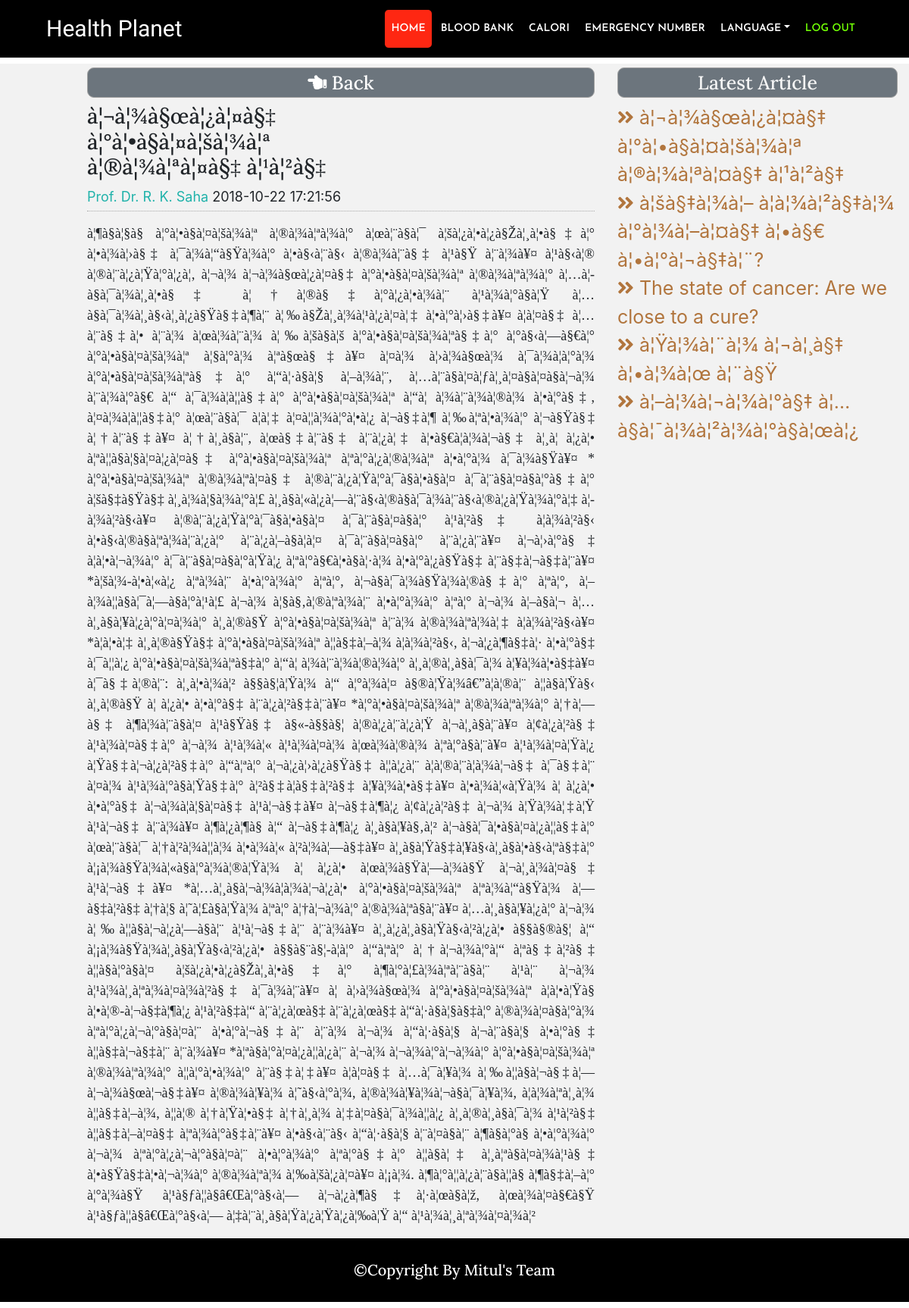
Page /Doctorpost.php?doctorpostid=14 (signed in) on the committed database.
### tables this page shows
CREATE TABLE `tbl_doctorpost` (
  `doctorpostid` int(11) NOT NULL,
  `title` varchar(100) NOT NULL,
  `body` text NOT NULL,
  `time` timestamp NOT NULL DEFAULT CURRENT_TIMESTAMP,
  `firstname` varchar(50) NOT NULL,
  `lastname` varchar(50) NOT NULL
);

### lib/Session.php (called while the page is built, shortened)
<?php
class Session{
    public static function get($key)
    {
        if (isset($_SESSION[$key])) {
            return $_SESSION[$key];
        } else {
            return false;
        }
    }
}

### lib/Database.php (called while the page is built, shortened)
<?php
class Database
{
    public $host= DB_HOST;
    public $user= DB_USER;
    public $pass= DB_PASS;
    public $dbname= DB_NAME;
    public $link;
    public function connectdb(){
        $this->link =    new mysqli($this->host,$this->user,$this->pass,$this->dbname);
    }
    public function select($query){
        $result = $this->link->query($query) or die ($this->link->error.__LINE__);
        if($result->num_rows > 0){
            return $result;
        }
        else{
            return False;
        }
    }
}

### Doctorpost.php (the view, shortened to what this page needs)
<?php include "include/header.php"?>
<?php
$p_id=mysqli_real_escape_string($db->link,$_GET['doctorpostid']);
if (!isset($p_id) || $p_id == NULL) {
    header("Location:404.php");
} else {
    $id = $p_id;
}
?>
<section id="maincontent">
    <div class="container-fluid">
        <div class="row">
            <div class="middlecontent col-md-7 offset-md-1">
                <h3 class="text-center"><a href="index.php"><i class="fas fa-hand-point-left"></i>&nbsp;Back</a></h3>
                <div class="subcontent">
                    <?php
                    $query = "SELECT * FROM tbl_doctorpost WHERE doctorpostid='$id'";
                    $getpost = $db->select($query);
                    if($getpost){
                        while ($result = $getpost->fetch_assoc()){
                            ?>
                            <div>
                                <div class="row">
                                    <div class="col-md-6">
                                        <h3><?php echo $result['title']?></h3>
                                    </div>
                                </div>
                                <a href="#"><?php echo $result['firstname']?>&nbsp;<?php echo $result['lastname']?></a>&nbsp;<span><?php echo $result['time']?></span>
                                <p></p>
                                <p><?php echo $result['body']?></p>
                            </div>
                            <?php
                        }
                    }
                    ?>
                </div>
            </div>
            <div class="rightsidebar col-md-4">
                <h3 class="text-center">Latest Article</h3>
                <div>
                    <ul class="list-unstyled">
                        <?php
                        $query = "SELECT * FROM tbl_doctorpost ORDER BY doctorpostid DESC LIMIT 5";
                        $gettitle = $db->select($query);
                        if($gettitle){
                            while ($result = $gettitle->fetch_assoc()){
                                ?>
                                <li><a href="Doctorpost_by_category.php?categoryid=<?php echo $result['doctorpostid']?>"><i class="fas fa-angle-double-right"></i>&nbsp;<?php echo $result['title']?></a></li>
                                <?php
                            }
                        }
                        ?>
                    </ul>
                </div>
            </div>
        </div>
    </div>
</section>
<?php include "include/footer.php"?>

### include/header.php (shortened to what this page needs)
<?php
$filepath = realpath(dirname(__FILE__));
include ($filepath.'/../lib/Session.php');
include_once "lib/Database.php";
$db = new Database();
?>
<!doctype html>
<html lang="en">
<head>
    <link rel="stylesheet" href="css/fontawesome-all.min.css">
    <link rel="stylesheet" href="css/style.css">
</head>
<body>
<header id="header" class="fixed-top">
    <div class="container">
        <nav class="navbar navbar-expand-lg">
            <a class="navbar-brand" href="index.php">Health Planet</a>
            <div class="collapse navbar-collapse" id="myNavbar">
                <ul class="navbar-nav ml-auto">
                    <?php
                    $login = Session::get("login");
                    if($login==true){
                        ?>
                        <li class="nav-item">
                            <a class="nav-link active" href="index.php">Home <span class="sr-only">(current)</span></a>
                        </li>
                    <?php
                    }else{ ?>
                        <li class="nav-item">
                            <a class="nav-link active" href="doctor_index.php">Home <span class="sr-only">(current)</span></a>
                        </li>
                    <?php
                    }
                    ?>
                    <li class="nav-item">
                        <a class="nav-link" href="bloodbank.php">Blood Bank</a>
                    </li>
                    <li class="nav-item">
                        <a class="nav-link" href="calori.php">Calori</a>
                    </li>
                    <li class="nav-item">
                        <a class="nav-link" href="emergency.php">Emergency Number</a>
                    </li>
                    <li class="nav-item dropdown">
                        <a class="nav-link dropdown-toggle" id="dropdownMenuButton" data-toggle="dropdown" href="" >Language</a>
                    </li>
                    <li class="nav-item">
                        <a style="color:#71ff05" class="nav-link" href="?action=logout">Log Out</a>
                    </li>
                </ul>
            </div>
        </nav>
    </div>
</header>

### include/footer.php (shortened to what this page needs)
<footer>
    <div class="container">
        <h5>&copy;Copyright By Mitul's Team</h5>
    </div>
</footer>
</body>
</html>

### css/style.css (style rules this page uses)
body { margin: 0; padding-top: 84px; font-size:18px; position: relative; }
a { color: white; text-decoration: none; }
p { font-family: 'Cinzel', serif; }
h1,h2,h3,h4,h5 { font-family: 'Lora', serif; }
header { background-color: black; }
.navbar { min-height: 50px; line-height: 50px; background: transparent; z-index: 1030; transition: 1s; font-family: 'Josefin Sans', sans-serif; }
.navbar > a { font-size: 30px; font-family: 'Shrikhand', cursive; }
.navbar-nav .active { color: #ed89dd !important; }
.navbar .navbar-brand { width: 40px; }
.navbar .nav-item { padding: 2px; text-transform: uppercase; }
.navbar .nav-item a { color: white; font-weight: 600; font-size: 14px; }
.navbar-nav .active { background-color: #FE2712; border-radius: 5px; color: #fff !important; }
.navbar .nav-link { position: relative; padding: 0; }
#maincontent { min-height: 500px; background-color: #f2f2f2; }
#maincontent .middlecontent > h3,#maincontent .rightsidebar > h3,.comment > h3 { padding: 4px; background-color: #6c757d; border: 1px solid #A1A1A1; border-radius: 9px; margin-top: 5px; color: whitesmoke; font-size: 25px; }
#maincontent .middlecontent > .subcontent > div > a { color: lightseagreen; }
#maincontent .middlecontent > .subcontent > div > p:nth-child(4) { border-bottom:1px dotted darkgray; padding-bottom: 5px; }
#maincontent .middlecontent > .subcontent > div > p:nth-child(5) { text-align: justify; }
#maincontent .rightsidebar a { color: #b1753d; }
#maincontent .rightsidebar > div > ul { font-size: 25px; }
footer { background-color: black; }
footer h5 { text-align: center; color: white; padding: 30px; }

### rows in the picture
tbl_doctorpost: title "à¦¬à¦¾à§œà¦¿à¦¤à§‡ à¦°à¦•à§à¦¤à¦šà¦¾à¦ª à¦®à¦¾à¦ªà¦¤à§‡ à¦¹à¦²à§‡", firstname "Prof. Dr. R. K.", lastname "Saha", time "2018-10-22 17:21:56", body "à¦¶à§à¦§à§ à¦°à¦•à§à¦¤à¦šà¦¾à¦ª à¦®à¦¾à¦ªà¦¾à¦° à¦œà¦¨à§à¦¯ à¦šà¦¿à¦•à¦¿à§Žà¦¸à¦•à§‡à¦° à¦•à¦¾à¦›à§‡ à¦¯à¦¾à¦“à§Ÿà¦¾à¦° à¦•à§‹à¦¨à§‹ à¦®à¦¾à¦¨à§‡ à¦¹à§Ÿ à¦¨à¦¾à¥¤ à¦¹à§‹à¦® à¦®à¦¨à¦¿à¦Ÿà¦°à¦¿à¦‚ à¦¬à¦¾ à¦¬à¦¾à§œà¦¿à¦¤à§‡ à¦°à¦•à§à¦¤à¦šà¦¾à¦ª à¦®à¦¾à¦ªà¦¾à¦° à¦…à¦­à§à¦¯à¦¾à¦¸à¦•à§‡ à¦†à¦®à§‡à¦°à¦¿à¦•à¦¾à¦¨ à¦¹à¦¾à¦°à§à¦Ÿ à¦…à§à¦¯à¦¾à¦¸à§‹à¦¸à¦¿à§Ÿà§‡à¦¶à¦¨ à¦‰à§Žà¦¸à¦¾à¦¹à¦¿à¦¤à¦‡ à¦•à¦°à¦›à§‡à¥¤ à¦à¦¤à§‡ à¦…à¦¨à§‡à¦• à¦¨à¦¾ à¦œà¦¾à¦¨à¦¾ à¦‰à¦šà§à¦š à¦°à¦•à§à¦¤à¦šà¦¾à¦ªà§‡à¦° à¦°à§‹à¦—à§€à¦° à¦°à¦•à§à¦¤à¦šà¦¾à¦ª à¦§à¦°à¦¾ à¦ªà§œà§‡à¥¤ à¦¤à¦¾ à¦›à¦¾à§œà¦¾ à¦¯à¦¾à¦à¦°à¦¾ à¦°à¦•à§à¦¤à¦šà¦¾à¦ªà§‡à¦° à¦“à¦·à§à¦§ à¦–à¦¾à¦¨, à¦…à¦¨à§à¦¤à¦ƒà¦¸à¦¤à§à¦¤à§à¦¬à¦¾ à¦¨à¦¾à¦°à§€ à¦“…"
tbl_doctorpost: title "à¦šà§‡à¦¾à¦– à¦­à¦¾à¦²à§‡à¦¾ à¦°à¦¾à¦–à¦¤à§‡ à¦•à§€ à¦•à¦°à¦¬à§‡à¦¨?"
tbl_doctorpost: title "The state of cancer: Are we close to a cure?"
tbl_doctorpost: title "à¦Ÿà¦¾à¦¨à¦¾ à¦¬à¦¸à§‡ à¦•à¦¾à¦œ à¦¨à§Ÿ"
tbl_doctorpost: title "à¦–à¦¾à¦¬à¦¾à¦°à§‡ à¦…à§à¦¯à¦¾à¦²à¦¾à¦°à§à¦œà¦¿"
